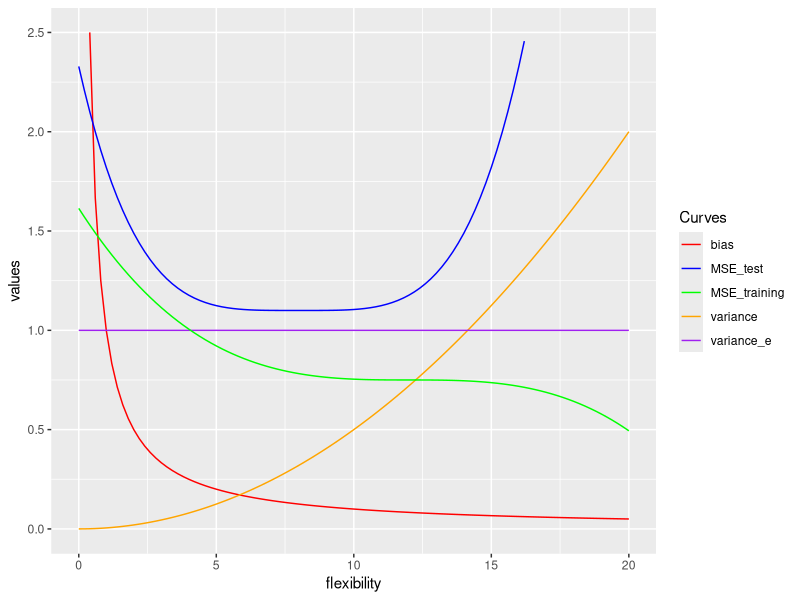
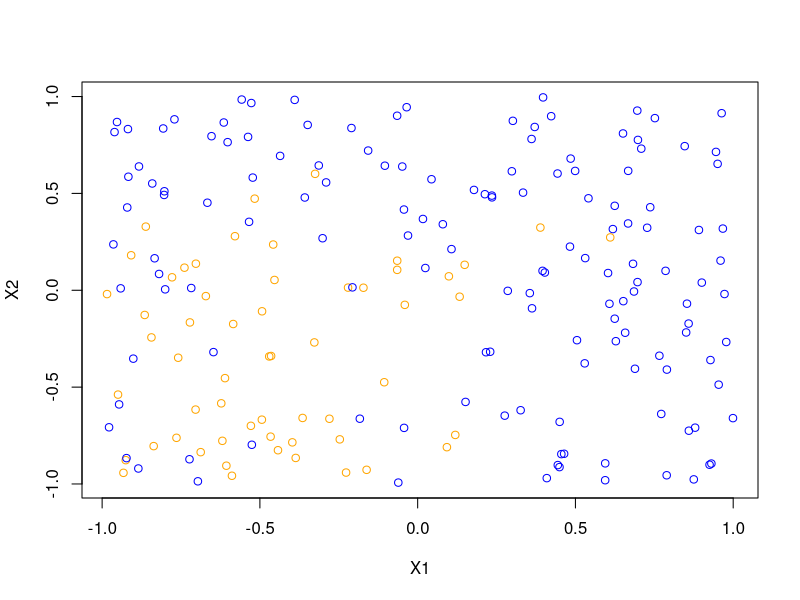

These figures' R source, in order:
## ---- chunk 1
knitr::opts_chunk$set(echo = TRUE)
## ---- chunk 2
library(ggplot2)
#setting functions for each variable
bias <- function(x) 1/x
variance <- function(x) .005*x^2
variance_e <- function(x) 1
MSE_training <- function(x) -.0005*(x-12)^3 + .75
MSE_test <- function(x) .0003*(x - 8)^4 + 1.1
ggplot(data = data.frame(x = c(0, 20)), aes(x)) + stat_function(fun = bias, aes(color = "bias")) + stat_function(fun = variance, aes(color = "variance")) + stat_function(fun = variance_e, aes(color = "variance_e")) + stat_function(fun = MSE_training, aes(color = "MSE_training")) + stat_function(fun = MSE_test, aes(color = "MSE_test")) + xlim(0, 20) + ylim(0, 2.5) + xlab("flexibility") + ylab("values") + scale_color_manual("Curves", values = c("red", "blue", "green", "orange", "purple"))
## ---- chunk 3
#(a) setting a random number generator seed
set.seed(500)
#(b) simulating a dataset of N = 200 with X1 and X2 as random uniform variables [0, 1]
X1 <- runif(200, -1, 1)
X2 <- runif(200, -1, 1)
X1
X2
#(c) calculating equation with epsilon
e <- rnorm(200, 0, sqrt(.25))
y <- X1 + X1^2 + X2 + X2^2 + e
y
#(d) calculate the probability of success bounded
y_prob <- exp(y)/(1 + exp(y))
y_prob
#(e) plot the points
plot(X1, X2, xlab = "X1", ylab = "X2", col = ifelse(y_prob > .5, 'blue', 'orange'))
